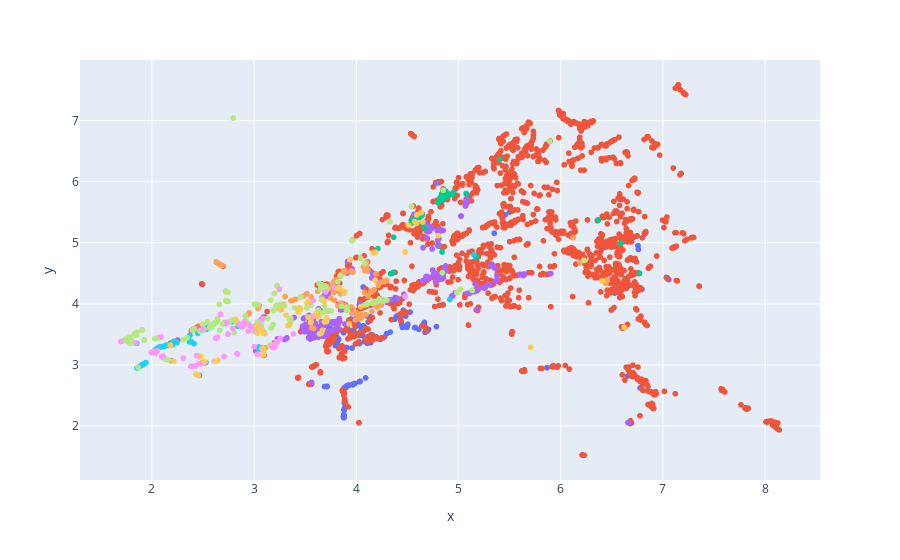

This figure's notebook cell:
### Code cell
i=1
plot_df = CPA_L6[["Category_0","Descr_cleaned", "Code", "Descr_cleaned_vectorized_low_dimension"]].copy()
plot_df['Category'] = plot_df['Category_0'].astype(str)
plot_df["x"] = plot_df.Descr_cleaned_vectorized_low_dimension.apply(lambda x: x[2*i])
plot_df["y"] = plot_df.Descr_cleaned_vectorized_low_dimension.apply(lambda x: x[2*i+1])
fig = plotly.express.scatter(
    plot_df, 
    x="x", 
    y="y", 
    color="Category",
    hover_data={
        "Code": True,
        "Descr_cleaned": True,
        "Category":False,
        "x": False,
        "y": False
        })
fig.update_layout(showlegend=False)

### Figure 1 — Plotly figure (JSON) as saved in the notebook; plotly's stock layout.template omitted (floating-point values rounded to 4 significant figures; data arrays with more than 128 entries replaced by an {"elided": "..."} marker saying what was removed)
{"data": [{"customdata": {"elided": "213x5 mixed values"}, "hovertemplate": "Code=%{customdata[0]}<br>Descr_cleaned=%{customdata[1]}<extra></extra>", "legendgroup": "1", "marker": {"color": "#636efa", "symbol": "circle"}, "mode": "markers", "name": "1", "showlegend": true, "type": "scattergl", "x": {"elided": "213 float values"}, "xaxis": "x", "y": {"elided": "213 float values"}, "yaxis": "y"}, {"customdata": {"elided": "1874x5 mixed values"}, "hovertemplate": "Code=%{customdata[0]}<br>Descr_cleaned=%{customdata[1]}<extra></extra>", "legendgroup": "2", "marker": {"color": "#EF553B", "symbol": "circle"}, "mode": "markers", "name": "2", "showlegend": true, "type": "scattergl", "x": {"elided": "1874 float values"}, "xaxis": "x", "y": {"elided": "1874 float values"}, "yaxis": "y"}, {"customdata": {"elided": "83x5 mixed values"}, "hovertemplate": "Code=%{customdata[0]}<br>Descr_cleaned=%{customdata[1]}<extra></extra>", "legendgroup": "3", "marker": {"color": "#00cc96", "symbol": "circle"}, "mode": "markers", "name": "3", "showlegend": true, "type": "scattergl", "x": [4.571, 4.572, 4.571, 4.538, 4.577, 4.574, 4.561, 3.578, 4.691, 4.642, 4.537, 2.514, 4.575, 4.582, 4.572, 4.569, 4.567, 4.581, 4.574, 4.576, 3.544, 4.671, 4.622, 4.533, 2.528, 4.58, 4.839, 4.808, 5.17, 5.176, 4.689, 4.673, 5.074, 5.079, 4.85, 4.826, 4.818, 4.851, 4.856, 4.836, 4.835, 4.847, 4.836, 4.835, 4.836, 4.681, 4.65, 4.811, 4.211, 4.335, 4.809, 4.365, 4.349, 4.629, 4.831, 6.366, 4.877, 4.902, 4.852, 5.405, 4.867, 4.951, 4.91, 4.36, 4.883, 4.9, 4.881, 6.587, 6.771, 4.868, 4.895, 4.848, 4.353, 4.941, 4.91, 4.924, 4.824, 4.824, 4.825, 4.796, 4.891, 4.645, 4.352], "xaxis": "x", "y": [5.398, 5.397, 5.356, 5.373, 5.419, 5.445, 5.418, 3.581, 5.199, 5.449, 5.326, 3.039, 5.431, 5.401, 5.397, 5.377, 5.399, 5.41, 5.42, 5.41, 3.674, 5.247, 5.412, 5.315, 3.041, 5.406, 4.85, 4.946, 4.772, 4.776, 5.185, 5.231, 5.808, 5.8, 5.866, 5.739, 5.734, 5.864, 5.848, 5.792, 5.792, 5.838, 5.791, 5.791, 5.801, 5.321, 5.317, 4.965, 4.905, 4.495, 4.964, 5.092, 4.502, 5.472, 5.772, 5.375, 5.846, 5.779, 5.862, 6.366, 5.752, 5.832, 5.794, 4.516, 5.767, 5.783, 5.764, 4.994, 4.501, 5.744, 5.776, 5.699, 4.502, 5.792, 5.786, 5.803, 5.721, 5.738, 5.731, 5.66, 5.773, 5.475, 4.505], "yaxis": "y"}, {"customdata": {"elided": "372x5 mixed values"}, "hovertemplate": "Code=%{customdata[0]}<br>Descr_cleaned=%{customdata[1]}<extra></extra>", "legendgroup": "4", "marker": {"color": "#ab63fa", "symbol": "circle"}, "mode": "markers", "name": "4", "showlegend": true, "type": "scattergl", "x": {"elided": "372 float values"}, "xaxis": "x", "y": {"elided": "372 float values"}, "yaxis": "y"}, {"customdata": {"elided": "139x5 mixed values"}, "hovertemplate": "Code=%{customdata[0]}<br>Descr_cleaned=%{customdata[1]}<extra></extra>", "legendgroup": "5", "marker": {"color": "#FFA15A", "symbol": "circle"}, "mode": "markers", "name": "5", "showlegend": true, "type": "scattergl", "x": {"elided": "139 float values"}, "xaxis": "x", "y": {"elided": "139 float values"}, "yaxis": "y"}, {"customdata": {"elided": "80x5 mixed values"}, "hovertemplate": "Code=%{customdata[0]}<br>Descr_cleaned=%{customdata[1]}<extra></extra>", "legendgroup": "6", "marker": {"color": "#19d3f3", "symbol": "circle"}, "mode": "markers", "name": "6", "showlegend": true, "type": "scattergl", "x": [2.501, 1.938, 1.942, 1.907, 1.919, 1.896, 1.894, 1.897, 1.908, 1.902, 3.048, 3.097, 2.533, 2.499, 1.868, 1.873, 1.892, 1.883, 1.897, 1.916, 1.853, 2.466, 2.5, 2.032, 2.077, 2.078, 4.915, 4.916, 5.149, 2.128, 2.15, 2.118, 2.156, 2.223, 1.842, 1.852, 2.132, 2.108, 2.119, 2.189, 2.243, 2.207, 2.05, 2.049, 2.066, 2.053, 4.915, 4.914, 2.168, 2.208, 1.847, 2.124, 2.117, 2.244, 2.208, 2.369, 2.053, 2.387, 2.385, 2.501, 2.505, 2.534, 2.372, 2.37, 2.84, 2.448, 2.525, 2.589, 2.501, 2.781, 2.717, 2.554, 2.517, 3.046, 1.842, 2.139, 2.508, 2.413, 2.607, 2.369], "xaxis": "x", "y": [3.578, 3.036, 3.04, 3.004, 3.016, 2.992, 2.991, 2.994, 3.005, 2.998, 3.257, 3.532, 3.583, 3.584, 2.966, 2.97, 2.989, 2.98, 2.994, 3.012, 2.951, 3.556, 3.584, 3.249, 3.296, 3.291, 4.074, 4.077, 4.807, 3.31, 3.322, 3.307, 3.323, 3.39, 3.357, 3.355, 3.315, 3.303, 3.309, 3.326, 3.365, 3.349, 3.268, 3.268, 3.29, 3.273, 4.075, 4.076, 3.323, 3.382, 3.357, 3.308, 3.308, 3.365, 3.339, 3.377, 3.271, 3.383, 3.38, 3.584, 3.584, 3.599, 3.488, 3.487, 3.637, 3.517, 3.601, 3.644, 3.574, 3.706, 3.678, 3.628, 3.587, 3.296, 3.359, 3.327, 3.587, 3.348, 3.679, 3.397], "yaxis": "y"}, {"customdata": [["68.10.11", "residential buildings associated land sales purchases services", "7", 2.448, 3.618], ["68.10.12", "timeshare properties sales purchases services", "7", 2.444, 3.625], ["68.10.13", "residential vacant land sales purchases services", "7", 2.457, 3.633], ["68.10.14", "nonresidential buildings associated land sales purchases services", "7", 2.451, 3.628], ["68.10.15", "nonresidential vacant land sales purchases services", "7", 2.452, 3.629], ["68.20.11", "rental operating services leased residential real estate", "7", 2.426, 3.603], ["68.20.12", "rental operating services leased nonresidential real estate", "7", 2.42, 3.597], ["68.31.11", "residential buildings associated land sale services fee contract basis", "7", 2.409, 3.589], ["68.31.12", "timeshare properties sale services fee contract basis", "7", 2.407, 3.588], ["68.31.13", "residential vacant land sale services fee contract basis", "7", 2.418, 3.598], ["68.31.14", "nonresidential buildings associated land sale services fee contract basis", "7", 2.385, 3.565], ["68.31.15", "nonresidential vacant land sale services fee contract basis", "7", 2.406, 3.586], ["68.31.16", "real estate appraisal services fee contract basis", "7", 2.39, 3.568], ["68.32.11", "residential property management services fee contract basis", "7", 2.405, 3.585], ["68.32.12", "timeshare property management services fee contract basis", "7", 2.409, 3.588], ["68.32.13", "nonresidential property management services fee contract basis", "7", 2.406, 3.585]], "hovertemplate": "Code=%{customdata[0]}<br>Descr_cleaned=%{customdata[1]}<extra></extra>", "legendgroup": "7", "marker": {"color": "#FF6692", "symbol": "circle"}, "mode": "markers", "name": "7", "showlegend": true, "type": "scattergl", "x": [2.448, 2.444, 2.457, 2.451, 2.452, 2.426, 2.42, 2.409, 2.407, 2.418, 2.385, 2.406, 2.39, 2.405, 2.409, 2.406], "xaxis": "x", "y": [3.618, 3.625, 3.633, 3.628, 3.629, 3.603, 3.597, 3.589, 3.588, 3.598, 3.565, 3.586, 3.568, 3.585, 3.588, 3.585], "yaxis": "y"}, {"customdata": {"elided": "241x5 mixed values"}, "hovertemplate": "Code=%{customdata[0]}<br>Descr_cleaned=%{customdata[1]}<extra></extra>", "legendgroup": "8", "marker": {"color": "#B6E880", "symbol": "circle"}, "mode": "markers", "name": "8", "showlegend": true, "type": "scattergl", "x": {"elided": "241 float values"}, "xaxis": "x", "y": {"elided": "241 float values"}, "yaxis": "y"}, {"customdata": {"elided": "111x5 mixed values"}, "hovertemplate": "Code=%{customdata[0]}<br>Descr_cleaned=%{customdata[1]}<extra></extra>", "legendgroup": "9", "marker": {"color": "#FF97FF", "symbol": "circle"}, "mode": "markers", "name": "9", "showlegend": true, "type": "scattergl", "x": [2.902, 2.498, 2.853, 2.089, 2.744, 2.959, 3.011, 2.942, 2.438, 3.002, 3.011, 3.702, 2.91, 3.79, 2.888, 3.04, 2.906, 2.672, 2.894, 2.886, 2.876, 2.882, 2.893, 2.89, 2.853, 2.791, 2.732, 2.745, 1.842, 1.842, 2.624, 2.642, 2.638, 2.638, 3.228, 3.207, 3.212, 3.194, 3.195, 3.194, 3.194, 3.199, 3.174, 3.209, 3.194, 3.181, 3.192, 3.2, 3.194, 3.173, 3.171, 3.034, 3.033, 3.035, 3.031, 3.036, 3.033, 4.168, 3.548, 3.578, 3.52, 3.023, 4.477, 4.477, 3.216, 3.222, 3.185, 3.257, 3.075, 3.078, 1.997, 1.995, 1.999, 1.996, 2.006, 2.005, 2.051, 3.246, 2.05, 2.022, 2.035, 3.384, 2.11, 2.097, 2.034, 1.695, 3.574, 3.246, 2.462, 3.0, 2.308, 2.465, 2.466, 2.501, 2.522, 2.492, 2.612, 2.641, 2.64, 2.46, 2.406, 2.497, 2.492, 2.426, 2.383, 2.477, 2.38, 2.832, 2.707, 2.497, 2.837], "xaxis": "x", "y": [3.7, 3.582, 3.658, 3.46, 3.508, 3.646, 3.638, 3.556, 3.154, 3.625, 3.564, 4.196, 3.675, 4.267, 3.681, 3.646, 3.66, 3.829, 3.651, 3.628, 3.625, 3.642, 3.652, 3.655, 3.667, 3.599, 3.693, 3.506, 3.359, 3.36, 3.439, 3.458, 3.45, 3.45, 3.369, 3.343, 3.354, 3.313, 3.284, 3.312, 3.311, 3.322, 3.295, 3.334, 3.316, 3.303, 3.313, 3.322, 3.316, 3.296, 3.294, 3.172, 3.171, 3.173, 3.169, 3.174, 3.171, 4.844, 4.031, 4.058, 4.018, 3.566, 4.124, 4.124, 3.377, 3.377, 3.303, 3.435, 3.265, 3.754, 3.208, 3.207, 3.205, 3.206, 3.209, 3.203, 3.235, 4.239, 3.22, 3.22, 3.221, 3.511, 3.143, 3.138, 3.19, 3.384, 3.791, 4.24, 3.147, 3.3, 3.112, 3.139, 3.139, 3.043, 3.048, 3.039, 3.063, 3.077, 3.071, 3.019, 2.977, 3.043, 3.042, 2.985, 2.978, 3.021, 2.977, 3.185, 3.138, 3.043, 3.178], "yaxis": "y"}, {"customdata": {"elided": "89x5 mixed values"}, "hovertemplate": "Code=%{customdata[0]}<br>Descr_cleaned=%{customdata[1]}<extra></extra>", "legendgroup": "10", "marker": {"color": "#FECB52", "symbol": "circle"}, "mode": "markers", "name": "10", "showlegend": true, "type": "scattergl", "x": [3.533, 3.524, 3.517, 3.522, 6.406, 6.412, 6.411, 3.447, 3.347, 3.332, 3.454, 3.431, 4.512, 3.686, 3.03, 3.877, 3.871, 3.834, 3.883, 3.88, 3.884, 3.889, 3.428, 4.165, 3.312, 4.167, 2.511, 4.166, 4.165, 4.19, 4.186, 3.092, 4.186, 3.818, 3.087, 3.096, 3.093, 3.529, 3.091, 3.095, 3.089, 3.087, 3.077, 3.026, 3.032, 3.056, 3.063, 3.082, 3.098, 3.935, 4.571, 4.634, 3.713, 3.657, 3.713, 4.801, 3.669, 3.931, 4.65, 4.593, 4.59, 3.688, 4.043, 3.606, 3.248, 6.62, 3.631, 3.627, 2.634, 2.621, 3.559, 3.555, 3.552, 5.707, 3.103, 2.821, 2.477, 2.214, 2.18, 4.477, 3.092, 2.445, 2.43, 2.445, 2.446, 2.446, 2.454, 2.454, 3.091], "xaxis": "x", "y": [4.043, 4.025, 4.018, 4.023, 4.375, 4.382, 4.38, 3.936, 3.664, 3.644, 3.911, 3.87, 5.286, 4.034, 3.641, 4.191, 4.211, 4.27, 4.181, 4.196, 4.179, 4.196, 3.916, 4.844, 3.817, 4.845, 3.057, 4.843, 4.843, 4.843, 4.845, 3.169, 4.389, 4.252, 3.268, 3.52, 3.521, 3.781, 3.52, 3.519, 3.521, 3.529, 3.585, 3.626, 3.52, 3.562, 3.545, 3.533, 3.523, 4.724, 5.347, 5.496, 3.77, 3.523, 3.766, 5.117, 3.569, 3.672, 5.342, 5.459, 5.32, 3.705, 3.954, 3.834, 3.913, 3.614, 3.794, 3.789, 3.072, 3.061, 3.7, 3.702, 3.698, 3.287, 3.517, 3.746, 3.14, 3.06, 3.326, 4.849, 3.167, 2.838, 2.854, 2.837, 2.836, 2.837, 2.832, 2.832, 3.519], "yaxis": "y"}], "layout": {"autosize": true, "legend": {"title": {"text": "Category"}, "tracegroupgap": 0}, "margin": {"t": 60}, "showlegend": false, "xaxis": {"anchor": "y", "autorange": true, "domain": [0, 1], "range": [1.302, 8.531], "title": {"text": "x"}, "type": "linear"}, "yaxis": {"anchor": "x", "autorange": true, "domain": [0, 1], "range": [1.092, 8.019], "title": {"text": "y"}, "type": "linear"}}}
